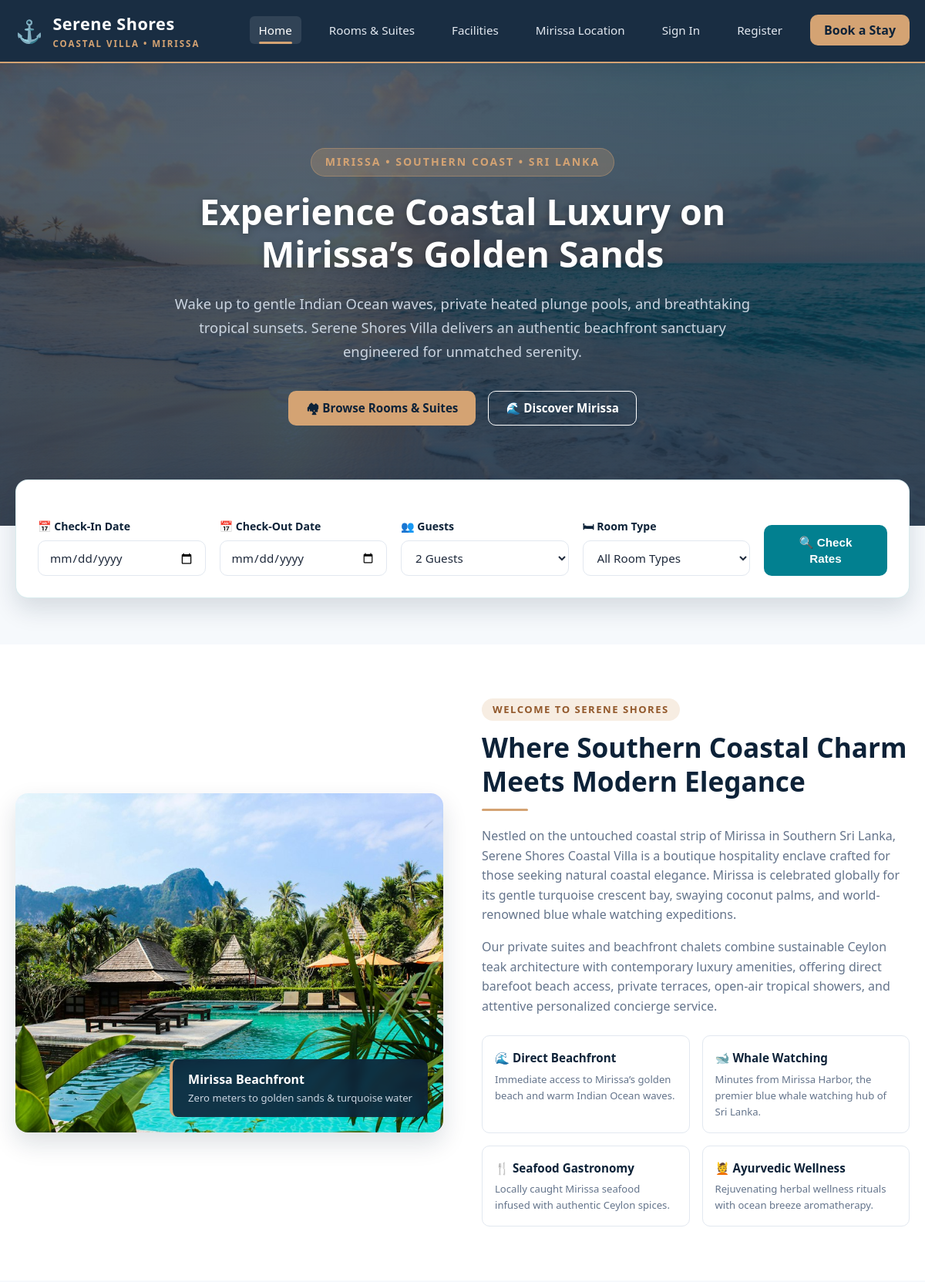
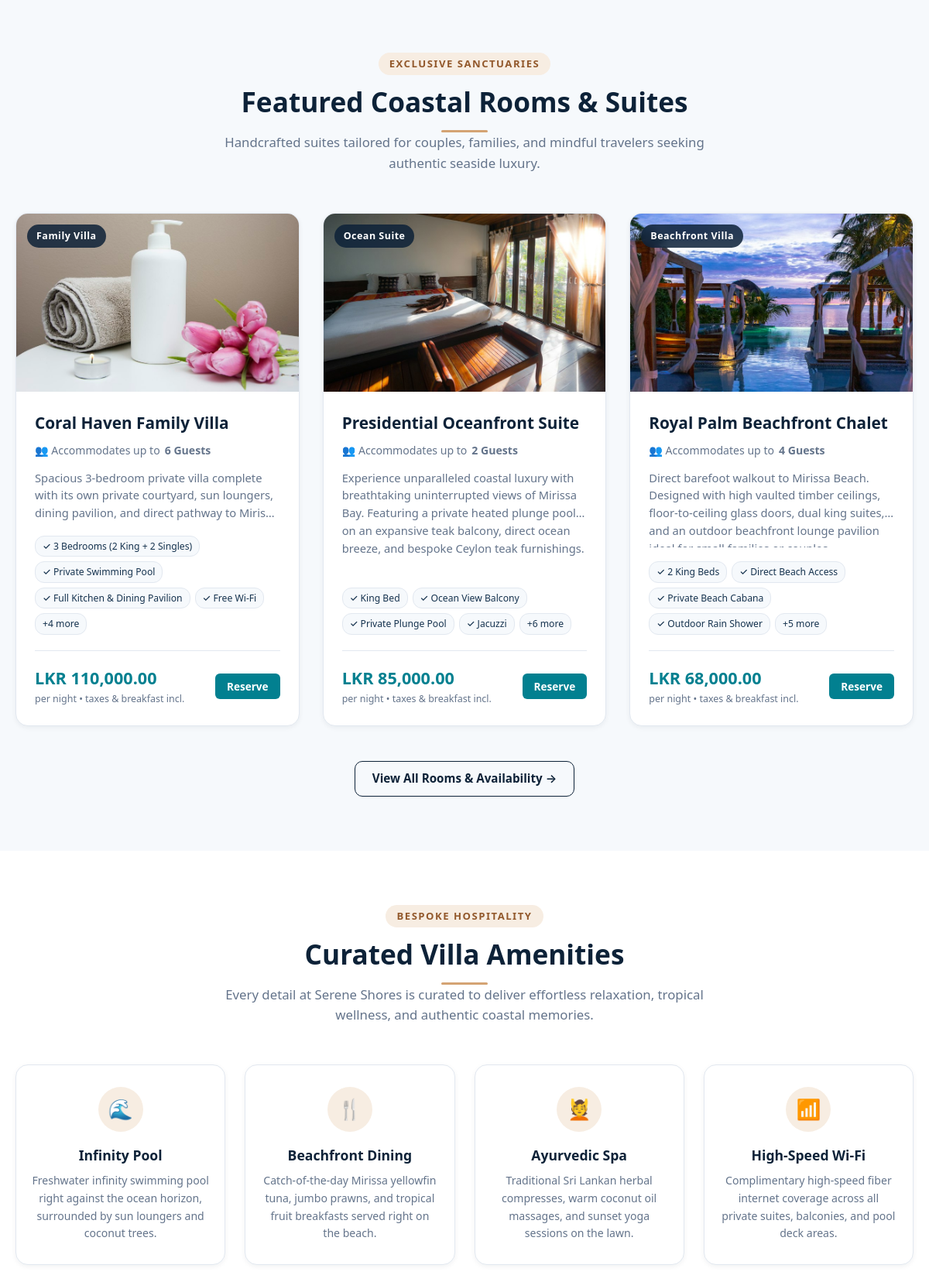
The page / (upper part) on the database its author committed (2 pictures, top to bottom).
### tables this page shows
CREATE TABLE `rooms` (
  `room_id` INT AUTO_INCREMENT PRIMARY KEY,
  `room_name` VARCHAR(120) NOT NULL,
  `room_type` VARCHAR(60) NOT NULL,
  `description` TEXT NOT NULL,
  `facilities` TEXT NOT NULL,
  `price_per_night` DECIMAL(10,2) NOT NULL,
  `max_guests` INT NOT NULL,
  `image_url` VARCHAR(255) NOT NULL,
  `room_status` ENUM('available', 'inactive') NOT NULL DEFAULT 'available',
  `created_at` TIMESTAMP NOT NULL DEFAULT CURRENT_TIMESTAMP
);

### includes/auth.php (called while the page is built, shortened)
<?php
function e(mixed $str): string {
    return htmlspecialchars((string)($str ?? ''), ENT_QUOTES, 'UTF-8');
}

### config/db.php (called while the page is built, shortened)
<?php
function formatLKR(float|int $amount): string {
    return 'LKR ' . number_format($amount, 2);
}

### index.php (the view, shortened to what this page needs)
<?php
require_once __DIR__ . '/config/db.php';
require_once __DIR__ . '/includes/auth.php';
$stmt = $pdo->prepare(
    "SELECT room_id, room_name, room_type, description, facilities, price_per_night, max_guests, image_url
     FROM rooms
     WHERE room_status = 'available'
     ORDER BY price_per_night DESC
     LIMIT 3"
);
$stmt->execute();
$featuredRooms = $stmt->fetchAll();
require_once __DIR__ . '/includes/header.php';
?>
<section class="hero">
    <div class="container hero-content">
        <span class="hero-subtitle">Mirissa &bull; Southern Coast &bull; Sri Lanka</span>
        <h1 class="hero-title">Experience Coastal Luxury on Mirissa’s Golden Sands</h1>
        <p class="hero-description">
            Wake up to gentle Indian Ocean waves, private heated plunge pools, and breathtaking tropical sunsets.
            Serene Shores Villa delivers an authentic beachfront sanctuary engineered for unmatched serenity.
        </p>
        <div class="hero-actions">
            <a href="rooms.php" class="btn btn-sand">&#127960; Browse Rooms & Suites</a>
            <a href="#about" class="btn btn-outline">&#127754; Discover Mirissa</a>
        </div>
    </div>
</section>
<div class="container search-widget-wrapper">
    <div class="search-widget">
        <form action="rooms.php" method="GET" class="search-form">
            <div class="form-group">
                <label for="check_in">&#128197; Check-In Date</label>
                <input type="date" name="check_in" id="check_in" class="form-control" required>
            </div>
            <div class="form-group">
                <label for="check_out">&#128197; Check-Out Date</label>
                <input type="date" name="check_out" id="check_out" class="form-control" required>
            </div>
            <div class="form-group">
                <label for="guests">&#128101; Guests</label>
                <select name="guests" id="guests" class="form-control">
                    <option value="2" selected>2 Guests</option>
                </select>
            </div>
            <div class="form-group">
                <label for="room_type">&#128719; Room Type</label>
                <select name="room_type" id="room_type" class="form-control">
                    <option value="">All Room Types</option>
                </select>
            </div>
            <div class="form-group">
                <label>&nbsp;</label>
                <button type="submit" class="btn btn-primary btn-block">&#128269; Check Rates</button>
            </div>
        </form>
    </div>
</div>
<section class="section section-light" id="about">
    <div class="container about-grid">
        <div class="about-image">
            <img src="assets/images/about.jpg" alt="Serene Shores Villa Sunset Terrace in Mirissa">
            <div class="about-badge-floating">
                <strong>Mirissa Beachfront</strong>
                <p style="font-size: 0.82rem; margin: 0; color: #cbd5e1;">Zero meters to golden sands & turquoise water</p>
            </div>
        </div>
        <div class="about-content">
            <span class="section-badge">Welcome to Serene Shores</span>
            <h2 class="section-title">Where Southern Coastal Charm Meets Modern Elegance</h2>
            <div class="divider-accent" style="margin: 0 0 20px 0;"></div>
            <p style="color: var(--text-muted); margin-bottom: 16px;">
                Nestled on the untouched coastal strip of Mirissa in Southern Sri Lanka, Serene Shores Coastal Villa is
                a boutique hospitality enclave crafted for those seeking natural coastal elegance.
                Mirissa is celebrated globally for its gentle turquoise crescent bay, swaying coconut palms, and world-renowned blue whale watching expeditions.
            </p>
            <p style="color: var(--text-muted); margin-bottom: 24px;">
                Our private suites and beachfront chalets combine sustainable Ceylon teak architecture with contemporary luxury amenities,
                offering direct barefoot beach access, private terraces, open-air tropical showers, and attentive personalized concierge service.
            </p>
            <div class="about-features">
                <div class="feature-box">
                    <h4>&#127754; Direct Beachfront</h4>
                    <p>Immediate access to Mirissa’s golden beach and warm Indian Ocean waves.</p>
                </div>
                <div class="feature-box">
                    <h4>&#128011; Whale Watching</h4>
                    <p>Minutes from Mirissa Harbor, the premier blue whale watching hub of Sri Lanka.</p>
                </div>
                <div class="feature-box">
                    <h4>&#127860; Seafood Gastronomy</h4>
                    <p>Locally caught Mirissa seafood infused with authentic Ceylon spices.</p>
                </div>
                <div class="feature-box">
                    <h4>&#128134; Ayurvedic Wellness</h4>
                    <p>Rejuvenating herbal wellness rituals with ocean breeze aromatherapy.</p>
                </div>
            </div>
        </div>
    </div>
</section>
<section class="section">
    <div class="container">
        <div class="section-header">
            <span class="section-badge">Exclusive Sanctuaries</span>
            <h2 class="section-title">Featured Coastal Rooms & Suites</h2>
            <div class="divider-accent"></div>
            <p class="section-desc">
                Handcrafted suites tailored for couples, families, and mindful travelers seeking authentic seaside luxury.
            </p>
        </div>
        <div class="rooms-grid">
            <?php foreach ($featuredRooms as $room): ?>
                <div class="room-card">
                    <div class="room-image-wrap">
                        <img src="<?= e($room['image_url']); ?>" alt="<?= e($room['room_name']); ?>">
                        <span class="room-badge"><?= e($room['room_type']); ?></span>
                    </div>
                    <div class="room-body">
                        <h3 class="room-title"><?= e($room['room_name']); ?></h3>
                        <div class="room-capacity">
                            &#128101; Accommodates up to <strong><?= (int)$room['max_guests']; ?> Guests</strong>
                        </div>
                        <p class="room-desc"><?= e($room['description']); ?></p>
                        <div class="room-facilities">
                            <?php
                            $facilitiesList = array_map('trim', explode(',', $room['facilities']));
                            foreach (array_slice($facilitiesList, 0, 4) as $fac):
                            ?>
                                <span class="facility-pill">&#10003; <?= e($fac); ?></span>
                            <?php endforeach; ?>
                            <?php if (count($facilitiesList) > 4): ?>
                                <span class="facility-pill">+<?= count($facilitiesList) - 4; ?> more</span>
                            <?php endif; ?>
                        </div>
                        <div class="room-footer">
                            <div class="room-price">
                                <span class="price-val"><?= formatLKR((float)$room['price_per_night']); ?></span>
                                <span class="price-sub">per night &bull; taxes & breakfast incl.</span>
                            </div>
                            <a href="book.php?room_id=<?= (int)$room['room_id']; ?>" class="btn btn-primary btn-sm">Reserve</a>
                        </div>
                    </div>
                </div>
            <?php endforeach; ?>
        </div>
        <div style="text-align: center; margin-top: 45px;">
            <a href="rooms.php" class="btn btn-outline-navy">View All Rooms & Availability &rarr;</a>
        </div>
    </div>
</section>
<section class="section section-light" id="facilities">
    <div class="container">
        <div class="section-header">
            <span class="section-badge">Bespoke Hospitality</span>
            <h2 class="section-title">Curated Villa Amenities</h2>
            <div class="divider-accent"></div>
            <p class="section-desc">
                Every detail at Serene Shores is curated to deliver effortless relaxation, tropical wellness, and authentic coastal memories.
            </p>
        </div>
        <div class="amenities-grid">
            <div class="amenity-card">
                <div class="amenity-icon">&#127754;</div>
                <h3>Infinity Pool</h3>
                <p>Freshwater infinity swimming pool right against the ocean horizon, surrounded by sun loungers and coconut trees.</p>
            </div>
            <div class="amenity-card">
                <div class="amenity-icon">&#127860;</div>
                <h3>Beachfront Dining</h3>
                <p>Catch-of-the-day Mirissa yellowfin tuna, jumbo prawns, and tropical fruit breakfasts served right on the beach.</p>
            </div>
            <div class="amenity-card">
                <div class="amenity-icon">&#128134;</div>
                <h3>Ayurvedic Spa</h3>
                <p>Traditional Sri Lankan herbal compresses, warm coconut oil massages, and sunset yoga sessions on the lawn.</p>
            </div>
            <div class="amenity-card">
                <div class="amenity-icon">&#128246;</div>
                <h3>High-Speed Wi-Fi</h3>
                <p>Complimentary high-speed fiber internet coverage across all private suites, balconies, and pool deck areas.</p>
            </div>
        </div>
    </div>
</section>
<?php require_once __DIR__ . '/includes/footer.php'; ?>

### rows shown on the page
rooms: image_url (picture), room_type "Family Villa", room_name "Coral Haven Family Villa", max_guests "6", description "Spacious 3-bedroom private villa complete with its own private courtyard, sun loungers, dining pavilion, and direct pathway to…", facilities "3 Bedrooms (2 King + 2 Singles)", facilities "Private Swimming Pool", facilities "Full Kitchen & Dining Pavilion", facilities "Free Wi-Fi", count($facilitiesList)-4 "4", price_per_night "LKR 110,000.00"
rooms: image_url (picture), room_type "Ocean Suite", room_name "Presidential Oceanfront Suite", max_guests "2", description "Experience unparalleled coastal luxury with breathtaking uninterrupted views of Mirissa Bay. Featuring a private heated plunge pool on an expansive teak balcony, direct ocean breeze, and bespoke Ceylon teak furnishings.", facilities "King Bed", facilities "Ocean View Balcony", facilities "Private Plunge Pool", facilities "Jacuzzi", count($facilitiesList)-4 "6", price_per_night "LKR 85,000.00"
rooms: image_url (picture), room_type "Beachfront Villa", room_name "Royal Palm Beachfront Chalet", max_guests "4", description "Direct barefoot walkout to Mirissa Beach. Designed with high vaulted timber ceilings, floor-to-ceiling glass doors, dual king suites, and an outdoor beachfront lounge…", facilities "2 King Beds", facilities "Direct Beach Access", facilities "Private Beach Cabana", facilities "Outdoor Rain Shower", count($facilitiesList)-4 "5", price_per_night "LKR 68,000.00"
